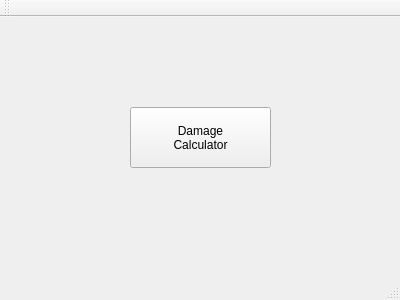
<?xml version="1.0" encoding="UTF-8"?>
<ui version="4.0">
 <class>MainWindow</class>
 <widget class="QMainWindow" name="MainWindow">
  <property name="geometry">
   <rect>
    <x>0</x>
    <y>0</y>
    <width>400</width>
    <height>300</height>
   </rect>
  </property>
  <property name="windowTitle">
   <string>MH4U-Tool</string>
  </property>
  <widget class="QWidget" name="centralWidget">
   <widget class="QPushButton" name="damage_calculator_button">
    <property name="geometry">
     <rect>
      <x>130</x>
      <y>90</y>
      <width>141</width>
      <height>61</height>
     </rect>
    </property>
    <property name="text">
     <string>Damage 
Calculator</string>
    </property>
   </widget>
  </widget>
  <widget class="QMenuBar" name="menuBar">
   <property name="geometry">
    <rect>
     <x>0</x>
     <y>0</y>
     <width>400</width>
     <height>25</height>
    </rect>
   </property>
  </widget>
  <widget class="QToolBar" name="mainToolBar">
   <attribute name="toolBarArea">
    <enum>TopToolBarArea</enum>
   </attribute>
   <attribute name="toolBarBreak">
    <bool>false</bool>
   </attribute>
  </widget>
  <widget class="QStatusBar" name="statusBar"/>
  <action name="action_open_damage_calculator">
   <property name="text">
    <string>open_damage_calculator</string>
   </property>
  </action>
 </widget>
 <layoutdefault spacing="6" margin="11"/>
 <resources/>
 <connections/>
</ui>
